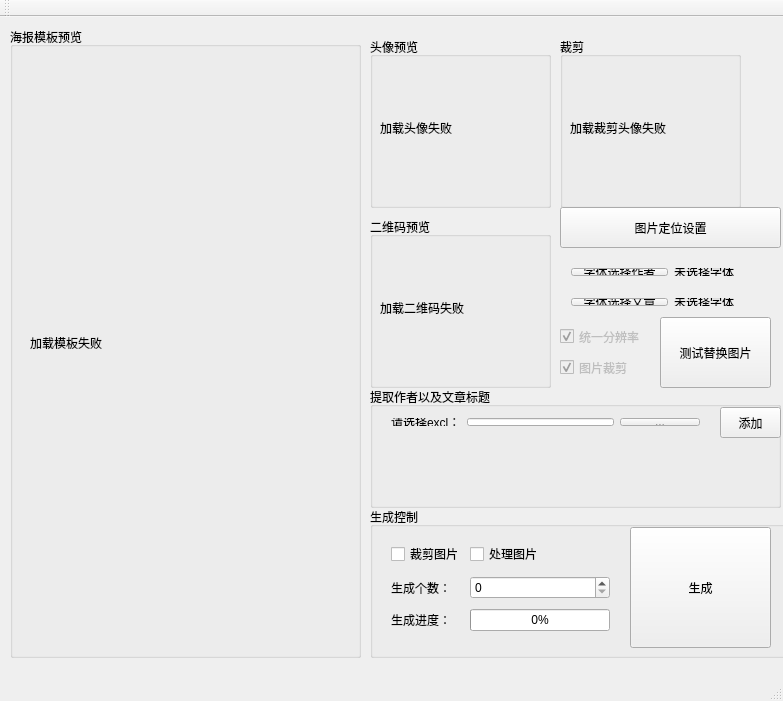
<?xml version="1.0" encoding="UTF-8"?>
<ui version="4.0">
 <class>MainWindow</class>
 <widget class="QMainWindow" name="MainWindow">
  <property name="geometry">
   <rect>
    <x>0</x>
    <y>0</y>
    <width>783</width>
    <height>701</height>
   </rect>
  </property>
  <property name="windowTitle">
   <string>MainWindow</string>
  </property>
  <widget class="QWidget" name="centralWidget">
   <widget class="QGroupBox" name="groupBox">
    <property name="geometry">
     <rect>
      <x>10</x>
      <y>10</y>
      <width>351</width>
      <height>631</height>
     </rect>
    </property>
    <property name="title">
     <string>海报模板预览</string>
    </property>
    <widget class="QLabel" name="model">
     <property name="geometry">
      <rect>
       <x>20</x>
       <y>20</y>
       <width>311</width>
       <height>591</height>
      </rect>
     </property>
     <property name="text">
      <string>加载模板失败</string>
     </property>
    </widget>
   </widget>
   <widget class="QGroupBox" name="groupBox_2">
    <property name="geometry">
     <rect>
      <x>370</x>
      <y>20</y>
      <width>181</width>
      <height>171</height>
     </rect>
    </property>
    <property name="title">
     <string>头像预览</string>
    </property>
    <widget class="QLabel" name="head">
     <property name="geometry">
      <rect>
       <x>10</x>
       <y>20</y>
       <width>161</width>
       <height>141</height>
      </rect>
     </property>
     <property name="text">
      <string>加载头像失败</string>
     </property>
    </widget>
   </widget>
   <widget class="QGroupBox" name="groupBox_3">
    <property name="geometry">
     <rect>
      <x>370</x>
      <y>200</y>
      <width>181</width>
      <height>171</height>
     </rect>
    </property>
    <property name="title">
     <string>二维码预览</string>
    </property>
    <widget class="QLabel" name="erweima">
     <property name="geometry">
      <rect>
       <x>10</x>
       <y>20</y>
       <width>161</width>
       <height>141</height>
      </rect>
     </property>
     <property name="text">
      <string>加载二维码失败</string>
     </property>
    </widget>
   </widget>
   <widget class="QPushButton" name="pushButton">
    <property name="geometry">
     <rect>
      <x>630</x>
      <y>510</y>
      <width>141</width>
      <height>121</height>
     </rect>
    </property>
    <property name="text">
     <string>生成</string>
    </property>
   </widget>
   <widget class="QGroupBox" name="groupBox_4">
    <property name="geometry">
     <rect>
      <x>560</x>
      <y>20</y>
      <width>181</width>
      <height>171</height>
     </rect>
    </property>
    <property name="title">
     <string>裁剪</string>
    </property>
    <widget class="QLabel" name="head_2">
     <property name="geometry">
      <rect>
       <x>10</x>
       <y>20</y>
       <width>161</width>
       <height>141</height>
      </rect>
     </property>
     <property name="text">
      <string>加载裁剪头像失败</string>
     </property>
    </widget>
   </widget>
   <widget class="QGroupBox" name="groupBox_5">
    <property name="geometry">
     <rect>
      <x>370</x>
      <y>370</y>
      <width>411</width>
      <height>121</height>
     </rect>
    </property>
    <property name="title">
     <string>提取作者以及文章标题</string>
    </property>
    <widget class="QPushButton" name="pushButton_3">
     <property name="geometry">
      <rect>
       <x>350</x>
       <y>20</y>
       <width>61</width>
       <height>31</height>
      </rect>
     </property>
     <property name="text">
      <string>添加</string>
     </property>
    </widget>
    <widget class="QWidget" name="layoutWidget">
     <property name="geometry">
      <rect>
       <x>10</x>
       <y>20</y>
       <width>331</width>
       <height>30</height>
      </rect>
     </property>
     <layout class="QHBoxLayout" name="horizontalLayout">
      <item>
       <widget class="QLabel" name="label_3">
        <property name="text">
         <string>请选择excl：</string>
        </property>
       </widget>
      </item>
      <item>
       <widget class="QLineEdit" name="lineEdit"/>
      </item>
      <item>
       <widget class="QPushButton" name="pushButton_7">
        <property name="text">
         <string>...</string>
        </property>
       </widget>
      </item>
     </layout>
    </widget>
   </widget>
   <widget class="QGroupBox" name="groupBox_6">
    <property name="geometry">
     <rect>
      <x>370</x>
      <y>490</y>
      <width>421</width>
      <height>151</height>
     </rect>
    </property>
    <property name="title">
     <string>生成控制</string>
    </property>
    <widget class="QWidget" name="layoutWidget">
     <property name="geometry">
      <rect>
       <x>10</x>
       <y>20</y>
       <width>241</width>
       <height>121</height>
      </rect>
     </property>
     <layout class="QGridLayout" name="gridLayout">
      <item row="0" column="0">
       <widget class="QCheckBox" name="checkBox">
        <property name="text">
         <string>裁剪图片</string>
        </property>
       </widget>
      </item>
      <item row="0" column="1">
       <widget class="QCheckBox" name="checkBox_2">
        <property name="text">
         <string>处理图片</string>
        </property>
       </widget>
      </item>
      <item row="1" column="0">
       <widget class="QLabel" name="label">
        <property name="text">
         <string>生成个数：</string>
        </property>
       </widget>
      </item>
      <item row="1" column="1">
       <widget class="QSpinBox" name="spinBox"/>
      </item>
      <item row="2" column="0">
       <widget class="QLabel" name="label_2">
        <property name="text">
         <string>生成进度：</string>
        </property>
       </widget>
      </item>
      <item row="2" column="1">
       <widget class="QProgressBar" name="progressBar">
        <property name="value">
         <number>0</number>
        </property>
       </widget>
      </item>
     </layout>
    </widget>
   </widget>
   <widget class="QPushButton" name="pushButton_5">
    <property name="geometry">
     <rect>
      <x>660</x>
      <y>300</y>
      <width>111</width>
      <height>71</height>
     </rect>
    </property>
    <property name="text">
     <string>测试替换图片</string>
    </property>
   </widget>
   <widget class="QCheckBox" name="checkBox_3">
    <property name="enabled">
     <bool>false</bool>
    </property>
    <property name="geometry">
     <rect>
      <x>560</x>
      <y>310</y>
      <width>101</width>
      <height>19</height>
     </rect>
    </property>
    <property name="mouseTracking">
     <bool>true</bool>
    </property>
    <property name="text">
     <string>统一分辨率</string>
    </property>
    <property name="checked">
     <bool>true</bool>
    </property>
   </widget>
   <widget class="QCheckBox" name="checkBox_4">
    <property name="enabled">
     <bool>false</bool>
    </property>
    <property name="geometry">
     <rect>
      <x>560</x>
      <y>340</y>
      <width>101</width>
      <height>21</height>
     </rect>
    </property>
    <property name="text">
     <string>图片裁剪</string>
    </property>
    <property name="checked">
     <bool>true</bool>
    </property>
   </widget>
   <widget class="QWidget" name="layoutWidget">
    <property name="geometry">
     <rect>
      <x>560</x>
      <y>240</y>
      <width>221</width>
      <height>30</height>
     </rect>
    </property>
    <layout class="QHBoxLayout" name="horizontalLayout_2">
     <item>
      <widget class="QPushButton" name="pushButton_6">
       <property name="enabled">
        <bool>true</bool>
       </property>
       <property name="text">
        <string>字体选择作者</string>
       </property>
      </widget>
     </item>
     <item>
      <widget class="QLabel" name="label_font_author">
       <property name="text">
        <string>未选择字体</string>
       </property>
      </widget>
     </item>
    </layout>
   </widget>
   <widget class="QWidget" name="layoutWidget_2">
    <property name="geometry">
     <rect>
      <x>560</x>
      <y>270</y>
      <width>221</width>
      <height>30</height>
     </rect>
    </property>
    <layout class="QHBoxLayout" name="horizontalLayout_3">
     <item>
      <widget class="QPushButton" name="pushButton_8">
       <property name="enabled">
        <bool>true</bool>
       </property>
       <property name="text">
        <string>字体选择文章</string>
       </property>
      </widget>
     </item>
     <item>
      <widget class="QLabel" name="label_font_title">
       <property name="text">
        <string>未选择字体</string>
       </property>
      </widget>
     </item>
    </layout>
   </widget>
   <widget class="QPushButton" name="pushButton_2">
    <property name="geometry">
     <rect>
      <x>560</x>
      <y>190</y>
      <width>221</width>
      <height>41</height>
     </rect>
    </property>
    <property name="text">
     <string>图片定位设置</string>
    </property>
   </widget>
   <zorder>groupBox</zorder>
   <zorder>groupBox_6</zorder>
   <zorder>groupBox_5</zorder>
   <zorder>groupBox_2</zorder>
   <zorder>groupBox_3</zorder>
   <zorder>pushButton</zorder>
   <zorder>groupBox_4</zorder>
   <zorder>pushButton_5</zorder>
   <zorder>checkBox_3</zorder>
   <zorder>checkBox_4</zorder>
   <zorder>layoutWidget</zorder>
   <zorder>layoutWidget_2</zorder>
   <zorder>pushButton_2</zorder>
  </widget>
  <widget class="QMenuBar" name="menuBar">
   <property name="geometry">
    <rect>
     <x>0</x>
     <y>0</y>
     <width>783</width>
     <height>26</height>
    </rect>
   </property>
  </widget>
  <widget class="QToolBar" name="mainToolBar">
   <attribute name="toolBarArea">
    <enum>TopToolBarArea</enum>
   </attribute>
   <attribute name="toolBarBreak">
    <bool>false</bool>
   </attribute>
  </widget>
  <widget class="QStatusBar" name="statusBar"/>
 </widget>
 <layoutdefault spacing="6" margin="11"/>
 <resources/>
 <connections/>
</ui>
